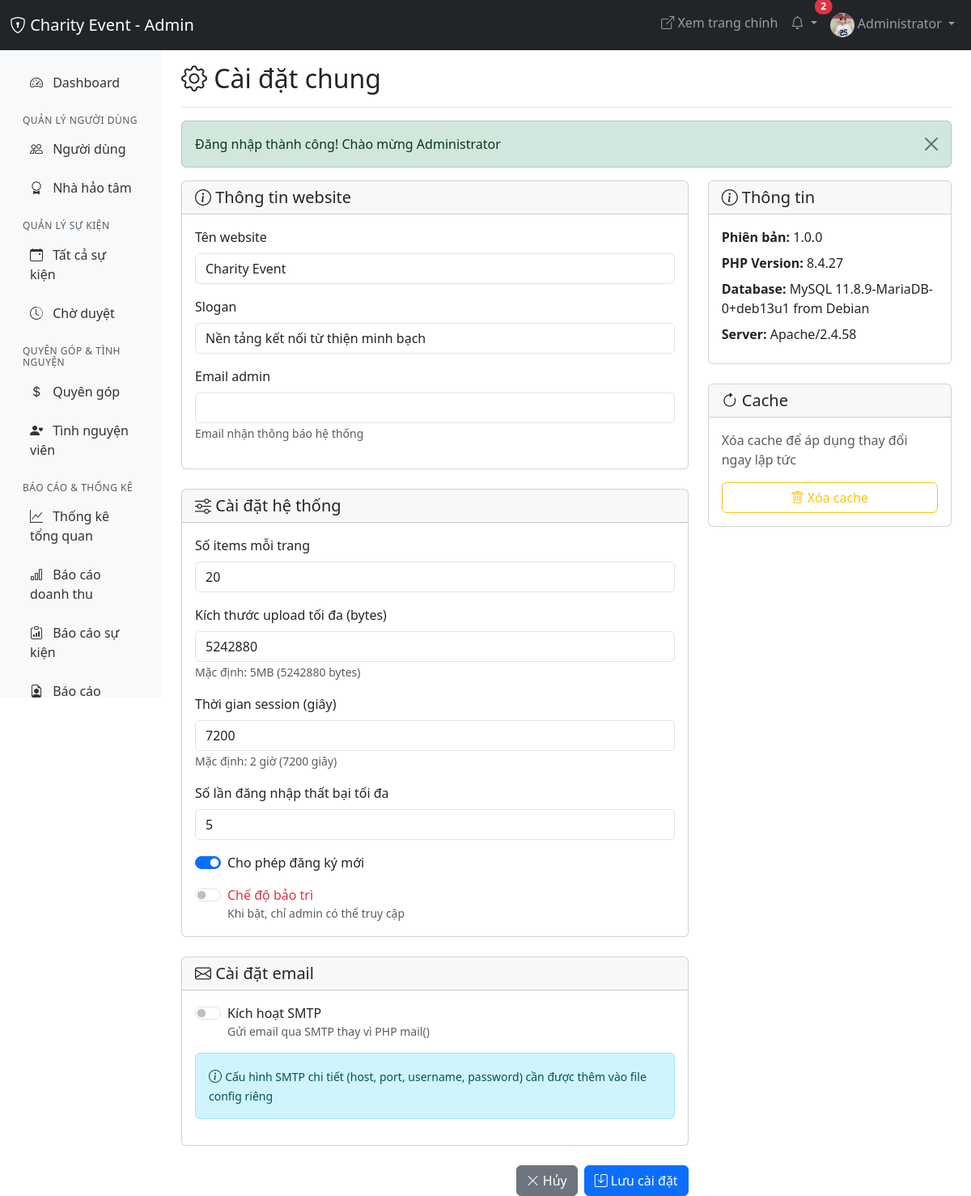
The page /admin/settings/general.php (signed in) on the database its author committed.
### tables this page shows
CREATE TABLE `system_settings` (
  `id` int(11) NOT NULL,
  `setting_key` varchar(100) NOT NULL,
  `setting_value` text DEFAULT NULL,
  `setting_type` enum('text','number','boolean','json') DEFAULT 'text',
  `category` varchar(50) DEFAULT NULL,
  `description` text DEFAULT NULL,
  `is_public` tinyint(1) DEFAULT 0,
  `updated_by` int(11) DEFAULT NULL,
  `updated_at` timestamp NOT NULL DEFAULT current_timestamp() ON UPDATE current_timestamp()
);

### config/db.php (called while the page is built, shortened)
<?php
function getFlashMessage() {
    if (isset($_SESSION['flash_message'])) {
        $type = $_SESSION['flash_type'] ?? 'info';
        $message = $_SESSION['flash_message'];
        return ['type' => $type, 'message' => $message];
    }
    return null;
}
?>

### admin/settings/general.php (the view, shortened to what this page needs)
<?php
require_once '../../config/db.php';
$pageTitle = 'Cài đặt chung';
$settings = [];
$stmt = $pdo->query("SELECT setting_key, setting_value, setting_type FROM system_settings WHERE category = 'general'");
while ($row = $stmt->fetch()) {
    $settings[$row['setting_key']] = [
        'value' => $row['setting_value'],
        'type' => $row['setting_type']
    ];
}
?>
<!DOCTYPE html>
<html lang="vi">
<head>
    <link href="https://cdn.jsdelivr.net/npm/bootstrap@5.3.0/dist/css/bootstrap.min.css" rel="stylesheet">
    <link rel="stylesheet" href="https://cdn.jsdelivr.net/npm/bootstrap-icons@1.11.0/font/bootstrap-icons.css">
</head>
<body>
    <?php include '../includes/admin_navbar.php'; ?>
    <div class="container-fluid">
        <div class="row">
            <?php include '../includes/admin_sidebar.php'; ?>
            <main class="col-md-9 ms-sm-auto col-lg-10 px-md-4">
                <div class="d-flex justify-content-between flex-wrap flex-md-nowrap align-items-center pt-3 pb-2 mb-3 border-bottom">
                    <h1 class="h2"><i class="bi bi-gear"></i> <?= $pageTitle ?></h1>
                </div>
                <?php
                $flash = getFlashMessage();
                if ($flash):
                ?>
                <div class="alert alert-<?= $flash['type'] ?> alert-dismissible fade show" role="alert">
                    <?= $flash['message'] ?>
                    <button type="button" class="btn-close" data-bs-dismiss="alert"></button>
                </div>
                <?php endif; ?>
                <div class="row">
                    <div class="col-lg-8">
                        <form method="POST">
                            <div class="card mb-4">
                                <div class="card-header">
                                    <h5 class="mb-0"><i class="bi bi-info-circle"></i> Thông tin website</h5>
                                </div>
                                <div class="card-body">
                                    <div class="mb-3">
                                        <label class="form-label">Tên website</label>
                                        <input type="text" class="form-control" name="site_name"
                                               value="<?= htmlspecialchars($settings['site_name']['value'] ?? '') ?>">
                                    </div>
                                    <div class="mb-3">
                                        <label class="form-label">Slogan</label>
                                        <input type="text" class="form-control" name="site_tagline"
                                               value="<?= htmlspecialchars($settings['site_tagline']['value'] ?? '') ?>">
                                    </div>
                                    <div class="mb-3">
                                        <label class="form-label">Email admin</label>
                                        <input type="email" class="form-control" name="admin_email"
                                               value="<?= htmlspecialchars($settings['admin_email']['value'] ?? '') ?>">
                                        <small class="text-muted">Email nhận thông báo hệ thống</small>
                                    </div>
                                </div>
                            </div>
                            <div class="card mb-4">
                                <div class="card-header">
                                    <h5 class="mb-0"><i class="bi bi-sliders"></i> Cài đặt hệ thống</h5>
                                </div>
                                <div class="card-body">
                                    <div class="mb-3">
                                        <label class="form-label">Số items mỗi trang</label>
                                        <input type="number" class="form-control" name="items_per_page"
                                               value="<?= htmlspecialchars($settings['items_per_page']['value'] ?? '20') ?>"
                                               min="10" max="100">
                                    </div>
                                    <div class="mb-3">
                                        <label class="form-label">Kích thước upload tối đa (bytes)</label>
                                        <input type="number" class="form-control" name="max_upload_size"
                                               value="<?= htmlspecialchars($settings['max_upload_size']['value'] ?? '5242880') ?>">
                                        <small class="text-muted">Mặc định: 5MB (5242880 bytes)</small>
                                    </div>
                                    <div class="mb-3">
                                        <label class="form-label">Thời gian session (giây)</label>
                                        <input type="number" class="form-control" name="session_lifetime"
                                               value="<?= htmlspecialchars($settings['session_lifetime']['value'] ?? '7200') ?>">
                                        <small class="text-muted">Mặc định: 2 giờ (7200 giây)</small>
                                    </div>
                                    <div class="mb-3">
                                        <label class="form-label">Số lần đăng nhập thất bại tối đa</label>
                                        <input type="number" class="form-control" name="max_login_attempts"
                                               value="<?= htmlspecialchars($settings['max_login_attempts']['value'] ?? '5') ?>"
                                               min="3" max="10">
                                    </div>
                                    <div class="form-check form-switch mb-3">
                                        <input class="form-check-input" type="checkbox" name="enable_registrations"
                                               id="enableRegistrations"
                                               <?= ($settings['enable_registrations']['value'] ?? 'true') === 'true' ? 'checked' : '' ?>>
                                        <label class="form-check-label" for="enableRegistrations">
                                            Cho phép đăng ký mới
                                        </label>
                                    </div>
                                    <div class="form-check form-switch">
                                        <input class="form-check-input" type="checkbox" name="maintenance_mode"
                                               id="maintenanceMode"
                                               <?= ($settings['maintenance_mode']['value'] ?? 'false') === 'true' ? 'checked' : '' ?>>
                                        <label class="form-check-label" for="maintenanceMode">
                                            <span class="text-danger">Chế độ bảo trì</span>
                                        </label>
                                        <small class="text-muted d-block">Khi bật, chỉ admin có thể truy cập</small>
                                    </div>
                                </div>
                            </div>
                            <div class="card mb-4">
                                <div class="card-header">
                                    <h5 class="mb-0"><i class="bi bi-envelope"></i> Cài đặt email</h5>
                                </div>
                                <div class="card-body">
                                    <div class="form-check form-switch mb-3">
                                        <input class="form-check-input" type="checkbox" name="smtp_enabled"
                                               id="smtpEnabled"
                                               <?= ($settings['smtp_enabled']['value'] ?? 'false') === 'true' ? 'checked' : '' ?>>
                                        <label class="form-check-label" for="smtpEnabled">
                                            Kích hoạt SMTP
                                        </label>
                                        <small class="text-muted d-block">Gửi email qua SMTP thay vì PHP mail()</small>
                                    </div>
                                    <div class="alert alert-info">
                                        <i class="bi bi-info-circle"></i>
                                        <small>Cấu hình SMTP chi tiết (host, port, username, password) cần được thêm vào file config riêng</small>
                                    </div>
                                </div>
                            </div>
                            <div class="d-flex justify-content-end gap-2">
                                <button type="reset" class="btn btn-secondary">
                                    <i class="bi bi-x-lg"></i> Hủy
                                </button>
                                <button type="submit" class="btn btn-primary">
                                    <i class="bi bi-save"></i> Lưu cài đặt
                                </button>
                            </div>
                        </form>
                    </div>
                    <div class="col-lg-4">
                        <div class="card mb-4">
                            <div class="card-header">
                                <h5 class="mb-0"><i class="bi bi-info-circle"></i> Thông tin</h5>
                            </div>
                            <div class="card-body">
                                <div class="mb-2">
                                    <strong>Phiên bản:</strong> 1.0.0
                                </div>
                                <div class="mb-2">
                                    <strong>PHP Version:</strong> <?= phpversion() ?>
                                </div>
                                <div class="mb-2">
                                    <strong>Database:</strong> MySQL <?= $pdo->query("SELECT VERSION()")->fetchColumn() ?>
                                </div>
                                <div class="mb-2">
                                    <strong>Server:</strong> <?= $_SERVER['SERVER_SOFTWARE'] ?>
                                </div>
                            </div>
                        </div>
                        <div class="card">
                            <div class="card-header">
                                <h5 class="mb-0"><i class="bi bi-arrow-clockwise"></i> Cache</h5>
                            </div>
                            <div class="card-body">
                                <p class="text-muted">Xóa cache để áp dụng thay đổi ngay lập tức</p>
                                <button class="btn btn-outline-warning w-100" onclick="clearCache()">
                                    <i class="bi bi-trash"></i> Xóa cache
                                </button>
                            </div>
                        </div>
                    </div>
                </div>
            </main>
        </div>
    </div>
</body>
</html>

### rows shown on the page
system_settings: site_name "Charity Event"
system_settings: site_tagline "Nền tảng kết nối từ thiện minh bạch"
system_settings: items_per_page "20"
system_settings: max_upload_size "5242880"
system_settings: setting_value "☑"

### other values the page prints
SITE_NAME "Charity Event"
$unreadCount "2"
$_SESSION['fullname'] "Administrator"
$pageTitle "Cài đặt chung"
$flash['message'] "Đăng nhập thành công! Chào mừng Administrator"
phpversion() "8.4.27"
$pdo->query("SELECT VERSION()")->fetchColumn() "11.8.9-MariaDB-0+deb13u1 from Debian"
$_SERVER['SERVER_SOFTWARE'] "Apache/2.4.58"
